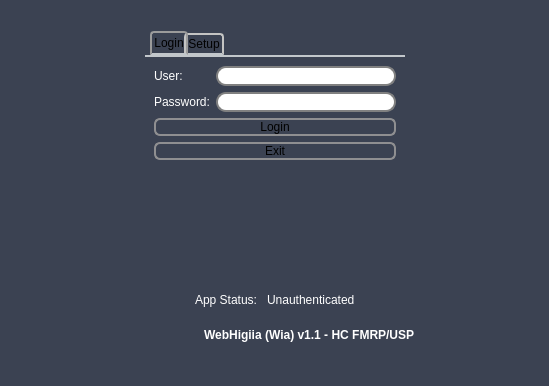
<?xml version="1.0" encoding="UTF-8"?>
<ui version="4.0">
 <class>Login</class>
 <widget class="QMainWindow" name="Login">
  <property name="enabled">
   <bool>true</bool>
  </property>
  <property name="geometry">
   <rect>
    <x>0</x>
    <y>0</y>
    <width>549</width>
    <height>386</height>
   </rect>
  </property>
  <property name="sizePolicy">
   <sizepolicy hsizetype="Fixed" vsizetype="Fixed">
    <horstretch>0</horstretch>
    <verstretch>0</verstretch>
   </sizepolicy>
  </property>
  <property name="minimumSize">
   <size>
    <width>549</width>
    <height>373</height>
   </size>
  </property>
  <property name="maximumSize">
   <size>
    <width>549</width>
    <height>400</height>
   </size>
  </property>
  <property name="windowTitle">
   <string>Higiia - CBMiR</string>
  </property>
  <property name="windowIcon">
   <iconset resource="../../icons.qrc">
    <normaloff>:/icons/favicon.ico</normaloff>:/icons/favicon.ico</iconset>
  </property>
  <property name="styleSheet">
   <string notr="true">QMainWindow{
 	background: #3b4252;
}

QWidget{
	font-size: 9pt;
}

QLabel {
	color: white;
}


QLineEdit:!enabled {
     color: black;
     border: 2px solid gray;
     border-radius: 10px;
     padding: 0 6px;
     background: lightgray;
     selection-background-color: darkgray;
 }

QGroupBox {
     color: white;
     border: 0.3px solid gray;
     border-radius: 0px;
     margin-top: 2ex; /* leave space at the top for the title */
 }

 QGroupBox::title {
     color: white;
     subcontrol-origin: margin;
     subcontrol-position: top center; /* position at the top center */
     padding: 0 1px;
 }


 QLineEdit {
     color: black;
     border: 2px solid gray;
     border-radius: 10px;
     padding: 0 8px;
     background: white;
     selection-background-color: darkgray;
 }

 QPushButton {
     border: 2px solid #8f8f91;
     border-radius: 6px;
     background-color: qlineargradient(x1: 0, y1: 0, x2: 0, y2: 1,
                                       stop: 0 #f6f7fa, stop: 1 #dadbde);
     min-width: 30px;
	color: black;
 }

 QPushButton:pressed {
     background-color: qlineargradient(x1: 0, y1: 0, x2: 0, y2: 1,
                                       stop: 0 #dadbde, stop: 1 #f6f7fa);
 }

 QPushButton:flat {
     border: none; /* no border for a flat push button */
 }

 QPushButton:default {
     border-color: white; /* make the default button prominent */
 }

QFrame{
	border: none;
}

QTabWidget::pane { /* The tab widget frame */
    border-top: 2px solid #C2C7CB;
}

QTabWidget::tab-bar {
    left: 5px; /* move to the right by 5px */
}

/* Style the tab using the tab sub-control. Note that
    it reads QTabBar _not_ QTabWidget */
QTabBar::tab {
	color: black;
    background: qlineargradient(x1: 0, y1: 0, x2: 0, y2: 1,
                                stop: 0 #E1E1E1, stop: 0.4 #DDDDDD,
                                stop: 0.5 #D8D8D8, stop: 1.0 #D3D3D3);
    border: 2px solid #C4C4C3;
    border-bottom-color: #C2C7CB; /* same as the pane color */
    border-top-left-radius: 4px;
    border-top-right-radius: 4px;
    min-width: 8ex;
    padding: 2px;
}

QTabBar::tab:selected, QTabBar::tab:hover {
    background: qlineargradient(x1: 0, y1: 0, x2: 0, y2: 1,
                                stop: 0 #fafafa, stop: 0.4 #f4f4f4,
                                stop: 0.5 #e7e7e7, stop: 1.0 #fafafa);
}

QTabBar::tab:selected {
    border-color: #9B9B9B;
    border-bottom-color: #C2C7CB; /* same as pane color */
}

QTabBar::tab:!selected {
    margin-top: 2px; /* make non-selected tabs look smaller */
}

/* make use of negative margins for overlapping tabs */
QTabBar::tab:selected {
    /* expand/overlap to the left and right by 4px */
    margin-left: -4px;
    margin-right: -4px;
}

QTabBar::tab:first:selected {
    margin-left: 0; /* the first selected tab has nothing to overlap with on the left */
}

QTabBar::tab:last:selected {
    margin-right: 0; /* the last selected tab has nothing to overlap with on the right */
}

QTabBar::tab:only-one {
    margin: 0; /* if there is only one tab, we don't want overlapping margins */
}</string>
  </property>
  <widget class="QWidget" name="centralwidget">
   <layout class="QGridLayout" name="gridLayout_4">
    <item row="1" column="1" rowspan="2">
     <widget class="QFrame" name="frame_4">
      <property name="frameShape">
       <enum>QFrame::StyledPanel</enum>
      </property>
      <property name="frameShadow">
       <enum>QFrame::Raised</enum>
      </property>
      <layout class="QGridLayout" name="gridLayout_3">
       <item row="1" column="0" colspan="3">
        <widget class="QFrame" name="frame_2">
         <property name="frameShape">
          <enum>QFrame::StyledPanel</enum>
         </property>
         <property name="frameShadow">
          <enum>QFrame::Raised</enum>
         </property>
         <layout class="QGridLayout" name="gridLayout_2">
          <item row="2" column="1" colspan="2">
           <widget class="QLabel" name="label_2">
            <property name="font">
             <font>
              <pointsize>9</pointsize>
              <bold>true</bold>
             </font>
            </property>
            <property name="text">
             <string>WebHigiia (Wia) v1.1 - HC FMRP/USP </string>
            </property>
           </widget>
          </item>
          <item row="2" column="3">
           <spacer name="horizontalSpacer_2">
            <property name="orientation">
             <enum>Qt::Horizontal</enum>
            </property>
            <property name="sizeHint" stdset="0">
             <size>
              <width>40</width>
              <height>20</height>
             </size>
            </property>
           </spacer>
          </item>
          <item row="2" column="0">
           <spacer name="horizontalSpacer">
            <property name="orientation">
             <enum>Qt::Horizontal</enum>
            </property>
            <property name="sizeHint" stdset="0">
             <size>
              <width>112</width>
              <height>20</height>
             </size>
            </property>
           </spacer>
          </item>
          <item row="0" column="0" colspan="4">
           <widget class="QFrame" name="frame_3">
            <property name="frameShape">
             <enum>QFrame::StyledPanel</enum>
            </property>
            <property name="frameShadow">
             <enum>QFrame::Raised</enum>
            </property>
            <layout class="QHBoxLayout" name="horizontalLayout">
             <item>
              <spacer name="horizontalSpacer_5">
               <property name="orientation">
                <enum>Qt::Horizontal</enum>
               </property>
               <property name="sizeHint" stdset="0">
                <size>
                 <width>40</width>
                 <height>20</height>
                </size>
               </property>
              </spacer>
             </item>
             <item>
              <widget class="QLabel" name="lblServerStatusConst">
               <property name="text">
                <string>App Status: </string>
               </property>
              </widget>
             </item>
             <item>
              <widget class="QLabel" name="lblServerSetup">
               <property name="text">
                <string>Unauthenticated</string>
               </property>
              </widget>
             </item>
             <item>
              <spacer name="horizontalSpacer_6">
               <property name="orientation">
                <enum>Qt::Horizontal</enum>
               </property>
               <property name="sizeHint" stdset="0">
                <size>
                 <width>40</width>
                 <height>20</height>
                </size>
               </property>
              </spacer>
             </item>
            </layout>
           </widget>
          </item>
         </layout>
        </widget>
       </item>
       <item row="0" column="0">
        <widget class="QFrame" name="frame">
         <property name="frameShape">
          <enum>QFrame::StyledPanel</enum>
         </property>
         <property name="frameShadow">
          <enum>QFrame::Raised</enum>
         </property>
         <layout class="QVBoxLayout" name="verticalLayout">
          <item>
           <widget class="QLabel" name="label">
            <property name="text">
             <string/>
            </property>
            <property name="pixmap">
             <pixmap resource="../../icons.qrc">:/icons/icoXRayLogo.png</pixmap>
            </property>
            <property name="scaledContents">
             <bool>false</bool>
            </property>
           </widget>
          </item>
         </layout>
        </widget>
       </item>
       <item row="0" column="1">
        <widget class="QTabWidget" name="tabWidget">
         <property name="minimumSize">
          <size>
           <width>260</width>
           <height>0</height>
          </size>
         </property>
         <property name="maximumSize">
          <size>
           <width>260</width>
           <height>16777215</height>
          </size>
         </property>
         <property name="currentIndex">
          <number>0</number>
         </property>
         <widget class="QWidget" name="tabLogin">
          <attribute name="title">
           <string>Login</string>
          </attribute>
          <layout class="QGridLayout" name="gridLayout">
           <item row="1" column="0">
            <widget class="QLabel" name="lblPassword">
             <property name="text">
              <string>Password:</string>
             </property>
            </widget>
           </item>
           <item row="4" column="0">
            <spacer name="verticalSpacer_5">
             <property name="orientation">
              <enum>Qt::Vertical</enum>
             </property>
             <property name="sizeHint" stdset="0">
              <size>
               <width>20</width>
               <height>40</height>
              </size>
             </property>
            </spacer>
           </item>
           <item row="0" column="1">
            <widget class="QLineEdit" name="txtUser">
             <property name="text">
              <string/>
             </property>
            </widget>
           </item>
           <item row="1" column="1">
            <widget class="QLineEdit" name="txtPass">
             <property name="text">
              <string/>
             </property>
             <property name="echoMode">
              <enum>QLineEdit::Password</enum>
             </property>
            </widget>
           </item>
           <item row="2" column="0" colspan="2">
            <widget class="QPushButton" name="btnLogin">
             <property name="text">
              <string>Login</string>
             </property>
            </widget>
           </item>
           <item row="3" column="0" colspan="2">
            <widget class="QPushButton" name="btnExit">
             <property name="text">
              <string>Exit</string>
             </property>
            </widget>
           </item>
           <item row="0" column="0">
            <widget class="QLabel" name="lblUser">
             <property name="text">
              <string>User:</string>
             </property>
            </widget>
           </item>
          </layout>
         </widget>
         <widget class="QWidget" name="tabSetup">
          <attribute name="title">
           <string>Setup</string>
          </attribute>
          <layout class="QGridLayout" name="gridLayout_5">
           <item row="4" column="2">
            <widget class="QLineEdit" name="txtKNN">
             <property name="enabled">
              <bool>false</bool>
             </property>
             <property name="text">
              <string>15</string>
             </property>
            </widget>
           </item>
           <item row="1" column="2">
            <widget class="QLineEdit" name="txtPort">
             <property name="enabled">
              <bool>false</bool>
             </property>
             <property name="text">
              <string>3333</string>
             </property>
            </widget>
           </item>
           <item row="0" column="2">
            <widget class="QLineEdit" name="txtHostname">
             <property name="enabled">
              <bool>false</bool>
             </property>
             <property name="text">
              <string>143.107.141.208</string>
             </property>
            </widget>
           </item>
           <item row="3" column="2">
            <widget class="QLineEdit" name="txtAttribute">
             <property name="enabled">
              <bool>false</bool>
             </property>
             <property name="text">
              <string>PcaF</string>
             </property>
            </widget>
           </item>
           <item row="3" column="0">
            <widget class="QLabel" name="lblAttribute">
             <property name="text">
              <string>Attribute:</string>
             </property>
            </widget>
           </item>
           <item row="7" column="0">
            <spacer name="verticalSpacer_4">
             <property name="orientation">
              <enum>Qt::Vertical</enum>
             </property>
             <property name="sizeHint" stdset="0">
              <size>
               <width>20</width>
               <height>40</height>
              </size>
             </property>
            </spacer>
           </item>
           <item row="2" column="0">
            <widget class="QLabel" name="lblTable">
             <property name="text">
              <string>Table:</string>
             </property>
            </widget>
           </item>
           <item row="2" column="2">
            <widget class="QLineEdit" name="txtTable">
             <property name="enabled">
              <bool>false</bool>
             </property>
             <property name="text">
              <string>Spine39D</string>
             </property>
            </widget>
           </item>
           <item row="6" column="0" colspan="3">
            <widget class="QPushButton" name="btnSetup">
             <property name="text">
              <string>Change Setup</string>
             </property>
            </widget>
           </item>
           <item row="0" column="0">
            <widget class="QLabel" name="lblHostname">
             <property name="text">
              <string>Hostname:</string>
             </property>
            </widget>
           </item>
           <item row="1" column="0">
            <widget class="QLabel" name="lblPort">
             <property name="text">
              <string>Port:</string>
             </property>
            </widget>
           </item>
           <item row="5" column="2">
            <widget class="QLineEdit" name="txtBridgeK">
             <property name="enabled">
              <bool>false</bool>
             </property>
             <property name="text">
              <string>10</string>
             </property>
            </widget>
           </item>
           <item row="4" column="0">
            <widget class="QLabel" name="lblK">
             <property name="text">
              <string>kNN:</string>
             </property>
            </widget>
           </item>
           <item row="5" column="0">
            <widget class="QLabel" name="lblBridgeK">
             <property name="text">
              <string>BridGE-k:</string>
             </property>
            </widget>
           </item>
          </layout>
         </widget>
        </widget>
       </item>
      </layout>
     </widget>
    </item>
    <item row="3" column="1">
     <spacer name="verticalSpacer">
      <property name="orientation">
       <enum>Qt::Vertical</enum>
      </property>
      <property name="sizeHint" stdset="0">
       <size>
        <width>20</width>
        <height>26</height>
       </size>
      </property>
     </spacer>
    </item>
    <item row="2" column="0">
     <spacer name="horizontalSpacer_3">
      <property name="orientation">
       <enum>Qt::Horizontal</enum>
      </property>
      <property name="sizeHint" stdset="0">
       <size>
        <width>40</width>
        <height>20</height>
       </size>
      </property>
     </spacer>
    </item>
    <item row="0" column="1">
     <spacer name="verticalSpacer_2">
      <property name="orientation">
       <enum>Qt::Vertical</enum>
      </property>
      <property name="sizeHint" stdset="0">
       <size>
        <width>20</width>
        <height>26</height>
       </size>
      </property>
     </spacer>
    </item>
    <item row="1" column="2">
     <spacer name="horizontalSpacer_4">
      <property name="orientation">
       <enum>Qt::Horizontal</enum>
      </property>
      <property name="sizeHint" stdset="0">
       <size>
        <width>40</width>
        <height>20</height>
       </size>
      </property>
     </spacer>
    </item>
   </layout>
  </widget>
 </widget>
 <tabstops>
  <tabstop>tabWidget</tabstop>
  <tabstop>txtUser</tabstop>
  <tabstop>txtPass</tabstop>
  <tabstop>btnLogin</tabstop>
  <tabstop>btnExit</tabstop>
  <tabstop>txtHostname</tabstop>
  <tabstop>txtPort</tabstop>
  <tabstop>txtTable</tabstop>
  <tabstop>txtAttribute</tabstop>
  <tabstop>txtKNN</tabstop>
  <tabstop>txtBridgeK</tabstop>
  <tabstop>btnSetup</tabstop>
 </tabstops>
 <resources>
  <include location="../../icons.qrc"/>
 </resources>
 <connections/>
</ui>
